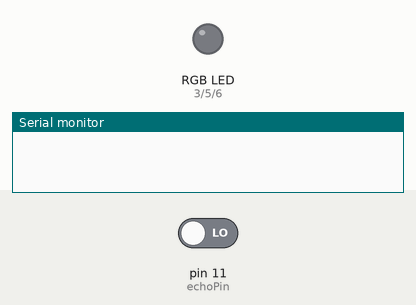
This sketch was run on a simulated Arduino Uno, built with avr-gcc and run on an emulated ATmega328P. Parts: an RGB LED mixed from three pins (HIGH = lit), the last lines printed to the serial monitor. The inputs (shaded band) are chosen by the test bench; at power-on: pin 11 (echoPin) LOW. Pins used as bus, display or sensor lines are not drawn.

Above: at 0.1 s.
At 1.1 s:
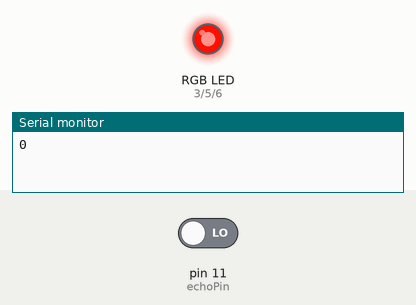
Timing chart, 0 to 2.6 s (numbered marks = the images above):
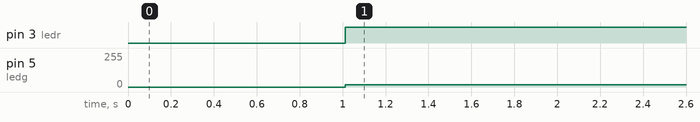

The sketch:

distancergb.ino
```cpp
int trigPin=8;
int echoPin = 11;

int ledr = 3;
int ledg = 5;
int ledb = 6;

long duration;
int distance;

int r[] = {255,255,255,255,255,255,204,153,102,51,0};
int g[] = {0,51,102,153,204,255,255,255,255,255,255};


void setup() {
  // put your setup code here, to run once:
  pinMode(trigPin,OUTPUT);
  pinMode(echoPin,INPUT);
  Serial.begin(9600);

}

void loop() {
  // put your main code here, to run repeatedly:
  digitalWrite(trigPin,LOW);
  delay(2);

  digitalWrite(trigPin,HIGH);
  delay(10);
  digitalWrite(trigPin,LOW);


  duration = pulseIn(echoPin,HIGH);
  distance = duration*0.034/2;
  Serial.println(distance);

  if (distance>=4 && distance<=30)
  {
    int i = map(distance,4,30,0,10);
    analogWrite(ledr,(255-r[i]));
    analogWrite(ledg,(255-g[i]));
    analogWrite(ledb,255);
  }

  else
  {
    analogWrite(ledr,255);
    analogWrite(ledg,(255-239));
    analogWrite(ledb,0);
  }


}
```

Measured:
- by itself, pin 3 (ledr): LOW → HIGH at 1.0 s
- by itself, pin 5 (ledg): 0/255 → 16/255 at 1.0 s
